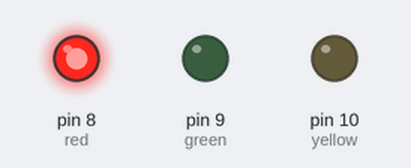
Bench run of a sketch on a simulated Arduino Uno, built with avr-gcc and run on an emulated ATmega328P. Parts: output pins drawn as LEDs (lit = HIGH).

Above: at 0.3 s.
At 12.6 s:
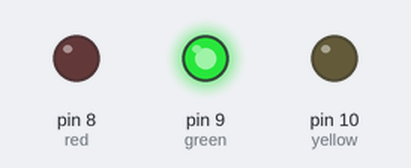
At 19.3 s:
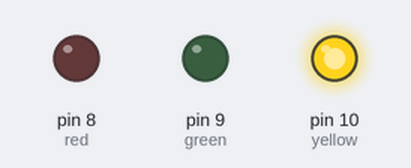
At 25.7 s:
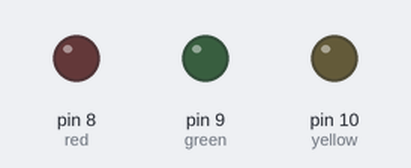
Timing chart, 0 to 26.0 s (numbered marks = the images above):
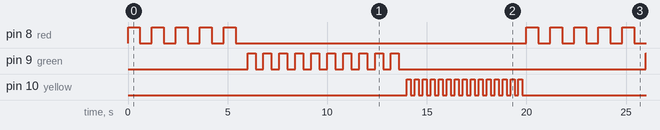

The sketch:

sketch_sep21a_3LED_blinking.ino
```cpp
const int red = 8;
const int green = 9;
const int yellow = 10;


void setup() {
  // put your setup code here, to run once:
  pinMode(red, OUTPUT);
  pinMode(green, OUTPUT);
  pinMode(yellow, OUTPUT);

}

void redBlink(){
  for(int i = 0; i < 5; i++){
    digitalWrite(red, HIGH);
    delay(600);
    digitalWrite(red, LOW);
    delay(600);
  }

}

void greenBlink(){
  for(int i = 0; i < 10; i++){
    digitalWrite(green, HIGH);
    delay(400);
    digitalWrite(green, LOW);
    delay(400);
  }
}

void yellowBlink(){
  for(int i = 0; i < 15; i++){
    digitalWrite(yellow, HIGH);
    delay(200);
    digitalWrite(yellow, LOW);
    delay(200);
  }
}

void loop() {
  // put your main code here, to run repeatedly:
 redBlink();
 greenBlink();
 yellowBlink();
}
```

Measured:
- by itself, pin 8 (red): repeats every 20.0 s: 4 × (LOW 0.60 s, HIGH 0.60 s), LOW 14.6 s, HIGH 0.60 s
- by itself, pin 9 (green): repeats every 20.0 s: 9 × (LOW 0.40 s, HIGH 0.40 s), LOW 12.4 s, HIGH 0.40 s
- by itself, pin 10 (yellow): repeats every 20.0 s: HIGH 0.20 s, LOW 14.2 s, 14 × (HIGH 0.20 s, LOW 0.20 s)
